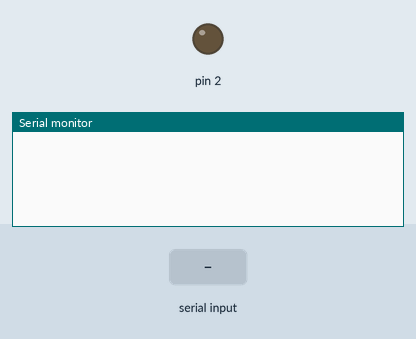
Simulated run of this sketch. Board: Arduino Uno, built with avr-gcc and run on an emulated ATmega328P. On the bench: output pins drawn as LEDs (lit = HIGH), the last lines printed to the serial monitor. The test bench sets the inputs (shaded band).

Above: at 1.2 s.
1.3 s: "B|" received over the second serial link
At 1.7 s:
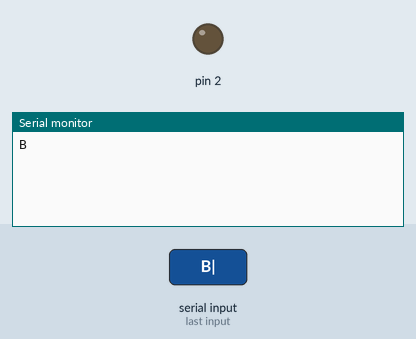
2.8 s: "1|" received over the second serial link
At 4.0 s:
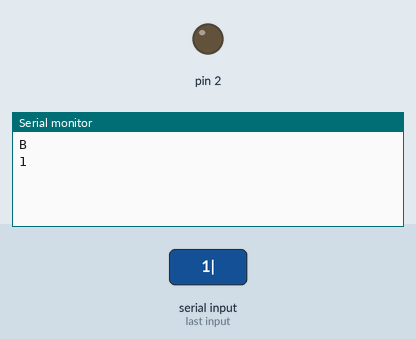

The sketch:

hub_program.ino
```cpp
#include <SoftwareSerial.h>

SoftwareSerial portFemale1(10, 11);
SoftwareSerial portFemale2(8, 9);
SoftwareSerial portFemale3(6, 7);

String readString;
String writeString;

void setup() {

  Serial.begin(9600);
  pinMode(2, OUTPUT);

  while (!Serial) {
    ; // wait for serial port to connect. Needed for native USB port only
  }


  portFemale1.begin(9600);
  portFemale2.begin(9600);
  portFemale3.begin(9600);
}

void loop() {

  //if(portFemale1.read() != -1) {
    portFemale1.listen();
    softSerialEvent(portFemale1);
    delay(5);
  //}

  //if(portFemale2.read() != -1) {
    portFemale2.listen();
    softSerialEvent(portFemale2);
    delay(5);
  //}

  //if(portFemale3.read() != -1) {
    portFemale3.listen();
    softSerialEvent(portFemale3);
    delay(5);
  //}

  Serial.println();
}

int softSerialEvent(SoftwareSerial &port)
{
  readString = port.readStringUntil('|');
  if (readString.length() > 0) {
    Serial.println(readString);
  }

   return readString[3] == 'B';
}
```

Measured:
- after the input at 1.3 s, the serial monitor: prints a new line at once (image 1)
- after the input at 2.8 s, the serial monitor: prints a new line at once (image 2)
